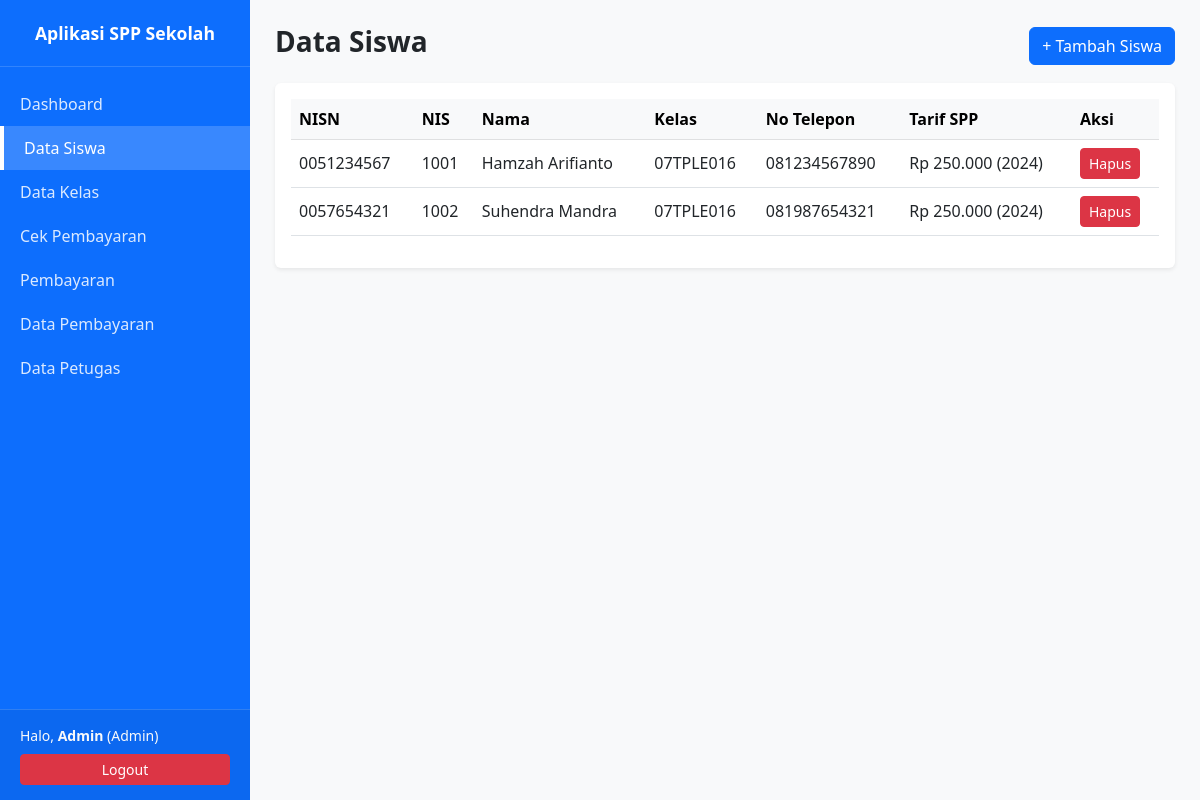
The app's page /siswa.php (signed in) with its own data.
### tables this page shows
CREATE TABLE `tabel_siswa` (
      `nisn` VARCHAR(10) PRIMARY KEY,
      `nis` VARCHAR(6) UNIQUE NOT NULL,
      `nama` VARCHAR(50) NOT NULL,
      `id_kelas` VARCHAR(11) NOT NULL,
      `nama_kelas` VARCHAR(10) NOT NULL,
      `alamat` TEXT NOT NULL,
      `no_telepon` VARCHAR(13) UNIQUE NOT NULL,  
      `id_spp` VARCHAR(11) NOT NULL,
      `created_at` TIMESTAMP DEFAULT CURRENT_TIMESTAMP,
      FOREIGN KEY (`id_kelas`) REFERENCES `tabel_kelas`(`id_kelas`) ON UPDATE CASCADE ON DELETE CASCADE,
      FOREIGN KEY (`nama_kelas`) REFERENCES `tabel_kelas`(`nama_kelas`) ON UPDATE CASCADE ON DELETE CASCADE,  
      FOREIGN KEY (`id_spp`) REFERENCES `tabel_spp`(`id_spp`) ON UPDATE CASCADE ON DELETE CASCADE
    );

CREATE TABLE `tabel_spp` (
      `id_spp` VARCHAR(11) PRIMARY KEY,
      `tahun` INT(11) NOT NULL,
      `nominal` VARCHAR(40) NOT NULL,
      `created_at` TIMESTAMP DEFAULT CURRENT_TIMESTAMP
    );

### config/Database.php (called while the page is built)
<?php
class Database {
    private string $host = 'localhost';
    private string $dbName = 'db_PembayaranSppSiswa';
    private string $username = 'root';
    private string $password = '';
    private ?PDO $conn = null;
    public function getConnection(): ?PDO {
        try {
            $dsn = "mysql:host={$this->host};dbname={$this->dbName};charset=utf8mb4";
            $this->conn = new PDO($dsn, $this->username, $this->password, [
                PDO::ATTR_ERRMODE => PDO::ERRMODE_EXCEPTION,
                PDO::ATTR_DEFAULT_FETCH_MODE => PDO::FETCH_ASSOC,
                PDO::ATTR_EMULATE_PREPARES => false
            ]);
        } catch (PDOException $e) {
            die('Koneksi Gagal: ' . $e->getMessage());
        }
        return $this->conn;
    }
}

### classes/siswa.php (called while the page is built, shortened)
<?php
require_once __DIR__ . '/../config/Database.php';
class Siswa {
    private PDO $db;
    public function __construct() {
        $this->db = (new Database())->getConnection();
    }
    public function getAll(): array {
        $sql = "SELECT s.*, sp.nominal, sp.tahun FROM tabel_siswa s
                LEFT JOIN tabel_spp sp ON s.id_spp = sp.id_spp
                ORDER BY s.nama ASC";
        return $this->db->query($sql)->fetchAll();
    }
}

### helpers/functions.php (called while the page is built, shortened)
<?php
function rupiah($angka) {
    return 'Rp ' . number_format((float)$angka, 0, ',', '.');
}

### siswa.php (the view, shortened to what this page needs)
<?php
require_once 'views/sidebar.php';
require_once 'classes/Siswa.php';
$siswaModel = new Siswa();
$siswa = $siswaModel->getAll();
?>
<div class="d-flex justify-content-between align-items-center mb-3">
    <h3 class="fw-bold">Data Siswa</h3>
    <button class="btn btn-primary" data-bs-toggle="modal" data-bs-target="#modalTambah">+ Tambah Siswa</button>
</div>
<div class="card border-0 shadow-sm">
    <div class="card-body">
        <div class="table-responsive">
            <table class="table table-hover align-middle">
                <thead class="table-light">
                    <tr>
                        <th>NISN</th>
                        <th>NIS</th>
                        <th>Nama</th>
                        <th>Kelas</th>
                        <th>No Telepon</th>
                        <th>Tarif SPP</th>
                        <th>Aksi</th>
                    </tr>
                </thead>
                <tbody>
                    <?php foreach($siswa as $row): ?>
                    <tr>
                        <td><?= htmlspecialchars($row['nisn']) ?></td>
                        <td><?= htmlspecialchars($row['nis']) ?></td>
                        <td><?= htmlspecialchars($row['nama']) ?></td>
                        <td><?= htmlspecialchars($row['nama_kelas']) ?></td>
                        <td><?= htmlspecialchars($row['no_telepon']) ?></td>
                        <td><?= rupiah($row['nominal']) ?> (<?= $row['tahun'] ?>)</td>
                        <td>
                            <a href="siswa.php?hapus=<?= $row['nisn'] ?>" class="btn btn-sm btn-danger" onclick="return confirm('Hapus siswa ini?')">Hapus</a>
                        </td>
                    </tr>
                    <?php endforeach; ?>
                </tbody>
            </table>
        </div>
    </div>
</div>
<?php require_once 'views/footer.php'; ?>

### views/sidebar.php (shortened to what this page needs)
<?php
 require_once __DIR__ . '/../helpers/functions.php';
 $currentPage = basename($_SERVER['PHP_SELF']);
 $userLevel = isset($_SESSION['user']['level']) ? $_SESSION['user']['level'] : '';
 ?>
 <!DOCTYPE html>
 <html lang="id">
 <head>
     <link rel="stylesheet" href="assets/css/bootstrap.min.css">
 </head>
 <body>
 <div class="sidebar">
     <div class="brand">Aplikasi SPP Sekolah</div>
     <ul class="sidebar-menu">
         <li>
             <a class="nav-link <?= $currentPage == 'index.php' ? 'active' : '' ?>" href="index.php">Dashboard</a>
         </li>
         <li>
             <a class="nav-link <?= $currentPage == 'siswa.php' ? 'active' : '' ?>" href="siswa.php">Data Siswa</a>
         </li>
         <li>
             <a class="nav-link <?= $currentPage == 'kelas.php' ? 'active' : '' ?>" href="kelas.php">Data Kelas</a>
         </li>
         <li>
             <a class="nav-link <?= $currentPage == 'cekPembayaran.php' ? 'active' : '' ?>" href="cekPembayaran.php">Cek Pembayaran</a>
         </li>
         <li>
             <a class="nav-link <?= $currentPage == 'pembayaran.php' ? 'active' : '' ?>" href="pembayaran.php">Pembayaran</a>
         </li>
         <li>
             <a class="nav-link <?= $currentPage == 'riwayat.php' ? 'active' : '' ?>" href="riwayat.php">Data Pembayaran</a>
         </li>
         <?php if ($userLevel === 'admin'): ?>
         <li>
             <a class="nav-link <?= $currentPage == 'petugas.php' ? 'active' : '' ?>" href="petugas.php">Data Petugas</a>
         </li>
         <?php endif; ?>
     </ul>
     <div class="user-info">
         <div class="small text-light">Halo, <strong><?= htmlspecialchars($_SESSION['user']['nama_lengkap']) ?></strong> (<?= ucfirst($userLevel) ?>)</div>
         <div class="mt-2">
             <a href="logout.php" class="btn btn-sm btn-danger w-100" onclick="return confirm('Yakin ingin logout?')">Logout</a>
         </div>
     </div>
 </div>
 <div class="main-content">

### views/footer.php (shortened to what this page needs)
</div>
<footer class="footer mt-5 py-3 bg-light">
</footer>
</body>
</html>

### views/sidebar.php (style rules this page uses)
body { min-height: 100vh; background-color: #f8f9fa; }
.sidebar { width: 250px; height: 100vh; position: fixed; top: 0; left: 0; background-color: #0d6efd; color: #fff; display: flex; flex-direction: column; z-index: 1000; }
.sidebar .brand { padding: 20px 15px; font-size: 1.1rem; font-weight: bold; border-bottom: 1px solid rgba(255, 255, 255, 0.15); text-align: center; }
.sidebar-menu { list-style: none; padding: 0; margin: 15px 0 0 0; flex-grow: 1; overflow-y: auto; }
.sidebar-menu .nav-link { color: rgba(255, 255, 255, 0.85); padding: 10px 20px; display: block; text-decoration: none; transition: 0.2s; }
.sidebar-menu .nav-link:hover, .sidebar-menu .nav-link.active { color: #fff; background-color: rgba(255, 255, 255, 0.18); border-left: 4px solid #fff; }
.sidebar .user-info { padding: 15px 20px; border-top: 1px solid rgba(255, 255, 255, 0.15); background-color: rgba(0, 0, 0, 0.05); }
.main-content { margin-left: 250px; padding: 25px; }

### records on screen
tabel_siswa: nisn "0051234567", nis "1001", nama "Hamzah Arifianto", nama_kelas "07TPLE016", no_telepon "081234567890", id_spp.nominal "Rp 250.000", id_spp.tahun "2024"
tabel_siswa: nisn "0057654321", nis "1002", nama "Suhendra Mandra", nama_kelas "07TPLE016", no_telepon "081987654321", id_spp.nominal "Rp 250.000", id_spp.tahun "2024"

### other values on screen
$_SESSION['user']['nama_lengkap'] "Admin"
$userLevel "Admin"
